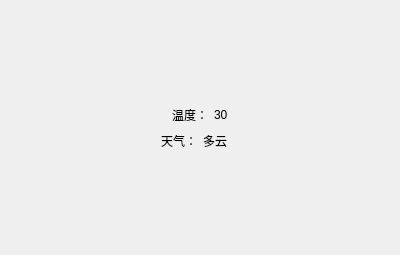
<?xml version="1.0" encoding="UTF-8"?>
<ui version="4.0">
 <class>RealTime</class>
 <widget class="QWidget" name="RealTime">
  <property name="geometry">
   <rect>
    <x>0</x>
    <y>0</y>
    <width>400</width>
    <height>255</height>
   </rect>
  </property>
  <property name="windowTitle">
   <string>Form</string>
  </property>
  <layout class="QVBoxLayout" name="verticalLayout_2">
   <item>
    <layout class="QVBoxLayout" name="verticalLayout">
     <item>
      <spacer name="verticalSpacer">
       <property name="orientation">
        <enum>Qt::Vertical</enum>
       </property>
       <property name="sizeHint" stdset="0">
        <size>
         <width>20</width>
         <height>40</height>
        </size>
       </property>
      </spacer>
     </item>
     <item>
      <layout class="QHBoxLayout" name="horizontalLayout">
       <item>
        <spacer name="horizontalSpacer_3">
         <property name="orientation">
          <enum>Qt::Horizontal</enum>
         </property>
         <property name="sizeHint" stdset="0">
          <size>
           <width>40</width>
           <height>20</height>
          </size>
         </property>
        </spacer>
       </item>
       <item>
        <widget class="QLabel" name="label">
         <property name="text">
          <string>温度：</string>
         </property>
        </widget>
       </item>
       <item>
        <widget class="QLabel" name="label_tt">
         <property name="text">
          <string>30</string>
         </property>
        </widget>
       </item>
       <item>
        <spacer name="horizontalSpacer">
         <property name="orientation">
          <enum>Qt::Horizontal</enum>
         </property>
         <property name="sizeHint" stdset="0">
          <size>
           <width>40</width>
           <height>20</height>
          </size>
         </property>
        </spacer>
       </item>
      </layout>
     </item>
     <item>
      <layout class="QHBoxLayout" name="horizontalLayout_2">
       <item>
        <spacer name="horizontalSpacer_4">
         <property name="orientation">
          <enum>Qt::Horizontal</enum>
         </property>
         <property name="sizeHint" stdset="0">
          <size>
           <width>40</width>
           <height>20</height>
          </size>
         </property>
        </spacer>
       </item>
       <item>
        <widget class="QLabel" name="label_2">
         <property name="text">
          <string>天气：</string>
         </property>
        </widget>
       </item>
       <item>
        <widget class="QLabel" name="label_ww">
         <property name="text">
          <string>多云</string>
         </property>
        </widget>
       </item>
       <item>
        <widget class="QLabel" name="label_icon">
         <property name="text">
          <string/>
         </property>
         <property name="pixmap">
          <pixmap>res/99.png</pixmap>
         </property>
         <property name="scaledContents">
          <bool>true</bool>
         </property>
        </widget>
       </item>
       <item>
        <spacer name="horizontalSpacer_2">
         <property name="orientation">
          <enum>Qt::Horizontal</enum>
         </property>
         <property name="sizeHint" stdset="0">
          <size>
           <width>40</width>
           <height>20</height>
          </size>
         </property>
        </spacer>
       </item>
      </layout>
     </item>
     <item>
      <spacer name="verticalSpacer_2">
       <property name="orientation">
        <enum>Qt::Vertical</enum>
       </property>
       <property name="sizeHint" stdset="0">
        <size>
         <width>20</width>
         <height>40</height>
        </size>
       </property>
      </spacer>
     </item>
    </layout>
   </item>
  </layout>
 </widget>
 <resources/>
 <connections/>
</ui>
